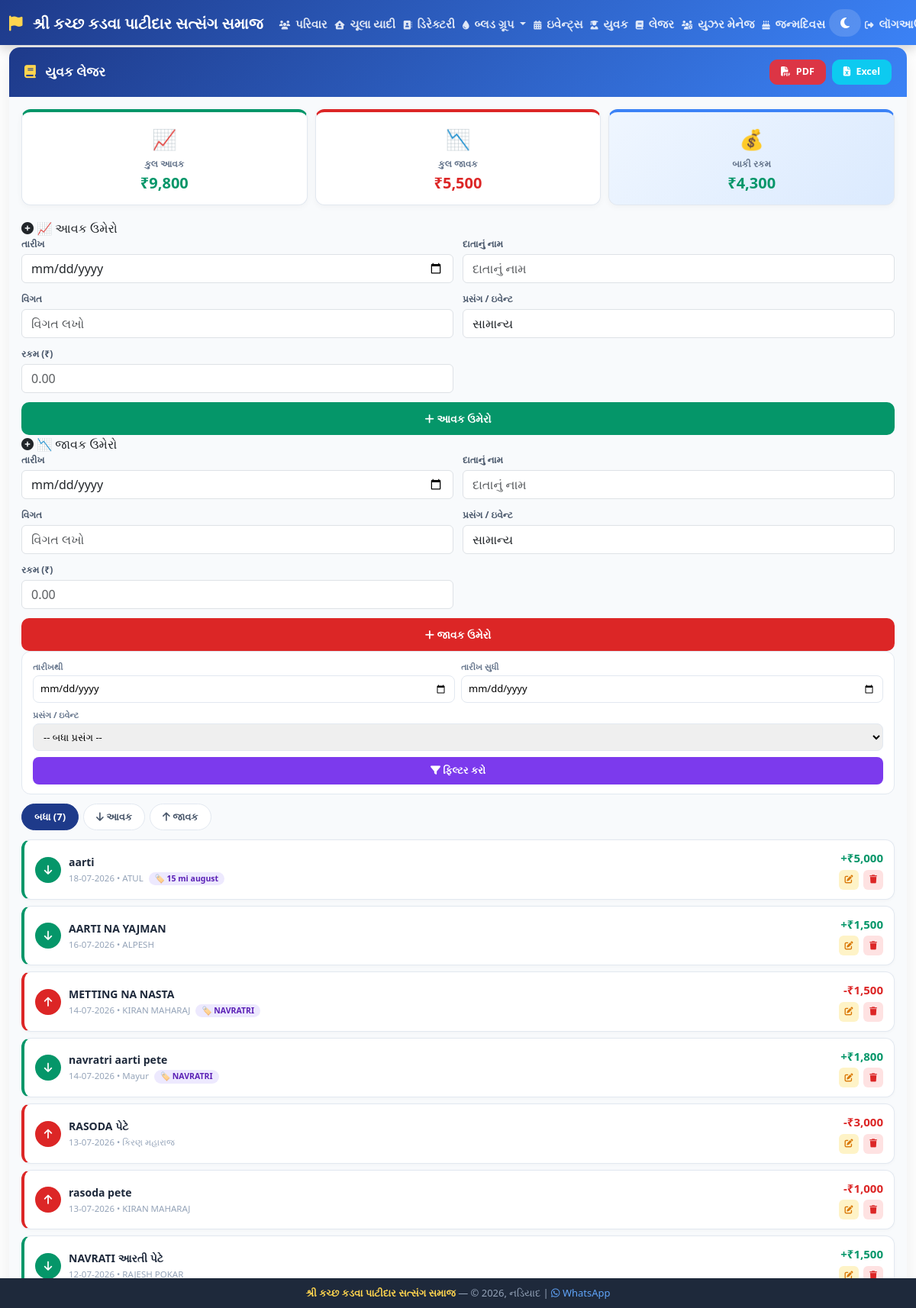
/yuvak/ledger (signed in), run on the app's committed database.
### tables this page shows
CREATE TABLE yuvak_ledger (
        id INTEGER PRIMARY KEY AUTOINCREMENT, 
        entry_date TEXT, 
        entry_type TEXT, 
        donor_name TEXT, 
        description TEXT, 
        amount REAL
    , event_tag TEXT);

### app.py (the view, shortened to what this page needs)
@app.route("/yuvak/ledger", methods=["GET", "POST"])
def yuvak_ledger():
    if not session.get("logged_in"):
        return redirect("/login")
    if session.get("role") != "treasurer":
        return redirect("/")
    conn = sqlite3.connect("samaj.db")
    cursor = conn.cursor()
    filter_date_from = request.args.get("date_from", "")
    filter_date_to = request.args.get("date_to", "")
    filter_event = request.args.get("event_tag", "")
    query = "SELECT id, entry_date, entry_type, donor_name, description, amount, event_tag FROM yuvak_ledger WHERE 1=1"
    params = []
    if filter_date_from:
        query += " AND entry_date >= ?"
        params.append(filter_date_from)
    if filter_date_to:
        query += " AND entry_date <= ?"
        params.append(filter_date_to)
    if filter_event:
        query += " AND event_tag = ?"
        params.append(filter_event)
    query += " ORDER BY entry_date DESC, id DESC"
    cursor.execute(query, params)
    raw_ledger = cursor.fetchall()
    cursor.execute("SELECT DISTINCT event_tag FROM yuvak_ledger WHERE event_tag IS NOT NULL AND event_tag != '' ORDER BY event_tag ASC")
    all_event_tags = [r[0] for r in cursor.fetchall()]
    ledger_entries = []
    total_income = 0.0
    total_expense = 0.0
    for row in raw_ledger:
        amt = row[5]
        if row[2] == 'income':
            total_income += amt
        else:
            total_expense += amt
        ledger_entries.append({
            'id': row[0],
            'date': format_date_to_indian(row[1]),
            'date_iso': row[1],
            'type': "આવક" if row[2] == 'income' else "જાવક",
            'type_raw': row[2],
            'donor_name': row[3] if row[3] else "-",
            'desc': row[4],
            'amount': amt,
            'event_tag': row[6] if row[6] else "સામાન્ય"
        })
    closing_balance = total_income - total_expense
    conn.close()
    return render_template("yuvak_ledger.html",
                          ledger=ledger_entries,
                          income=total_income,
                          expense=total_expense,
                          balance=closing_balance,
                          edit_entry=None,
                          all_event_tags=all_event_tags,
                          filter_date_from=filter_date_from,
                          filter_date_to=filter_date_to,
                          filter_event=filter_event,
                          user_is_treasurer=is_treasurer())

### app.py (called while the page is built)
def is_treasurer():
    return session.get("role", "treasurer") == "treasurer"

def format_date_to_indian(date_str):
    if not date_str:
        return ""
    for fmt in ("%Y-%m-%d", "%d-%m-%Y"):
        try:
            return datetime.strptime(date_str.strip(), fmt).strftime("%d-%m-%Y")
        except ValueError:
            continue
    return date_str

@app.template_filter('inr_amt')
def inr_amt(value):
    try:
        val = float(value)
    except (TypeError, ValueError):
        return '0'
    negative = val < 0
    val = abs(val)
    whole = int(val)
    paisa = round((val - whole) * 100)
    if paisa == 100:
        whole += 1
        paisa = 0
    num = str(whole)
    if len(num) > 3:
        last3 = num[-3:]
        rest = num[:-3]
        groups = []
        while len(rest) > 2:
            groups.insert(0, rest[-2:])
            rest = rest[:-2]
        if rest:
            groups.insert(0, rest)
        num = ",".join(groups) + "," + last3
    result = f"{num}.{paisa:02d}" if paisa else num
    return ("-" if negative else "") + result

### templates/yuvak_ledger.html (shortened to what this page needs)
{% extends "base.html" %}
{% block content %}
<div class="ledger-card card">
    <div class="card-header">
        <h4><i class="fas fa-book me-2"></i> યુવક લેજર</h4>
        <div class="export-btns">
            <a href="/yuvak/ledger/export/pdf?date_from={{ filter_date_from|urlencode }}&date_to={{ filter_date_to|urlencode }}&event_tag={{ filter_event|urlencode }}" class="btn btn-danger">
                <i class="fas fa-file-pdf me-1"></i> PDF
            </a>
            <a href="/yuvak/ledger/export/excel?date_from={{ filter_date_from|urlencode }}&date_to={{ filter_date_to|urlencode }}&event_tag={{ filter_event|urlencode }}" class="btn btn-info text-white">
                <i class="fas fa-file-excel me-1"></i> Excel
            </a>
        </div>
    </div>
    <div class="card-body">
        <div class="summary-grid">
            <div class="summary-card income-card">
                <span class="icon">📈</span>
                <div class="label">કુલ આવક</div>
                <div class="amount income">₹{{ income|inr_amt }}</div>
            </div>
            <div class="summary-card expense-card">
                <span class="icon">📉</span>
                <div class="label">કુલ જાવક</div>
                <div class="amount expense">₹{{ expense|inr_amt }}</div>
            </div>
            <div class="summary-card balance-card">
                <span class="icon">💰</span>
                <div class="label">બાકી રકમ</div>
                <div class="amount balance {% if balance >= 0 %}positive{% else %}negative{% endif %}">
                    {% if balance >= 0 %}₹{{ balance|inr_amt }}{% else %}-₹{{ (balance * -1)|inr_amt }}{% endif %}
                </div>
            </div>
        </div>
        {% if user_is_treasurer %}
<div class="add-form">
    <div class="form-title income-title">
        <i class="fas fa-plus-circle"></i> 📈 આવક ઉમેરો
    </div>
    <form method="POST" class="form-row-2col">
        <div>
            <label class="form-label">તારીખ</label>
            <input type="date" name="entry_date" class="form-control" required>
        </div>
        <div>
            <label class="form-label">દાતાનું નામ</label>
            <input type="text" name="donor_name" class="form-control" placeholder="દાતાનું નામ" required>
        </div>
        <div>
            <label class="form-label">વિગત</label>
            <input type="text" name="description" class="form-control" placeholder="વિગત લખો" required>
        </div>
        <div>
            <label class="form-label">પ્રસંગ / ઇવેન્ટ</label>
            <input type="text" name="event_tag" class="form-control" list="eventTagList" placeholder="દા.ત. જન્માષ્ટમી, નવરાત્રી" value="સામાન્ય">
        </div>
        <div>
            <label class="form-label">રકમ (₹)</label>
            <input type="number" step="0.01" name="amount" class="form-control" placeholder="0.00" required>
        </div>
        <div style="grid-column: 1 / -1;">
            <button type="submit" class="btn-add-income">
                <i class="fas fa-plus"></i> આવક ઉમેરો
            </button>
        </div>
    </form>
</div>
<div class="add-form">
    <div class="form-title expense-title">
        <i class="fas fa-plus-circle"></i> 📉 જાવક ઉમેરો
    </div>
    <form method="POST" class="form-row-2col">
        <div>
            <label class="form-label">તારીખ</label>
            <input type="date" name="entry_date" class="form-control" required>
        </div>
        <div>
            <label class="form-label">દાતાનું નામ</label>
            <input type="text" name="donor_name" class="form-control" placeholder="દાતાનું નામ" required>
        </div>
        <div>
            <label class="form-label">વિગત</label>
            <input type="text" name="description" class="form-control" placeholder="વિગત લખો" required>
        </div>
        <div>
            <label class="form-label">પ્રસંગ / ઇવેન્ટ</label>
            <input type="text" name="event_tag" class="form-control" list="eventTagList" placeholder="દા.ત. જન્માષ્ટમી, નવરાત્રી" value="સામાન્ય">
        </div>
        <div>
            <label class="form-label">રકમ (₹)</label>
            <input type="number" step="0.01" name="amount" class="form-control" placeholder="0.00" required>
        </div>
        <div style="grid-column: 1 / -1;">
            <button type="submit" class="btn-add-expense">
                <i class="fas fa-plus"></i> જાવક ઉમેરો
            </button>
        </div>
    </form>
</div>
        {% else %}
        <div class="view-only-note">
            👁️ તમે ફક્ત જોઈ શકો છો — નવી એન્ટ્રી ઉમેરવા/બદલવાની પરવાનગી ફક્ત ખજાનચી પાસે છે.
        </div>
        {% endif %}
        <form method="GET" class="ledger-filter-bar">
            <div class="filter-row">
                <div class="filter-field">
                    <label>તારીખથી</label>
                    <input type="date" name="date_from" value="{{ filter_date_from }}">
                </div>
                <div class="filter-field">
                    <label>તારીખ સુધી</label>
                    <input type="date" name="date_to" value="{{ filter_date_to }}">
                </div>
            </div>
            <div class="filter-field" style="margin-bottom:8px;">
                <label>પ્રસંગ / ઇવેન્ટ</label>
                <select name="event_tag">
                    <option value="">-- બધા પ્રસંગ --</option>
                </select>
            </div>
            <div class="filter-actions">
                <button type="submit"><i class="fas fa-filter"></i> ફિલ્ટર કરો</button>
            </div>
        </form>
        <div class="filter-tabs">
            <button type="button" class="filter-tab active" data-filter="all" onclick="filterTxns('all')">બધા ({{ ledger|length }})</button>
            <button type="button" class="filter-tab" data-filter="income" onclick="filterTxns('income')">
                <i class="fas fa-arrow-down"></i> આવક
            </button>
            <button type="button" class="filter-tab" data-filter="expense" onclick="filterTxns('expense')">
                <i class="fas fa-arrow-up"></i> જાવક
            </button>
        </div>
        {% if ledger %}
        <div class="txn-list" id="txnList">
            {% for entry in ledger %}
            <div class="txn-card {{ 'txn-income' if entry.type_raw == 'income' else 'txn-expense' }}" data-type="{{ entry.type_raw }}">
                <div class="txn-left">
                    <div class="txn-icon">
                        <i class="fas fa-{{ 'arrow-down' if entry.type_raw == 'income' else 'arrow-up' }}"></i>
                    </div>
                    <div class="txn-info">
                        <div class="txn-desc">{{ entry.desc }}</div>
                        <div class="txn-meta">
                            {{ entry.date }}{% if entry.donor_name and entry.donor_name != '-' %} • {{ entry.donor_name }}{% endif %}
                            {% if entry.event_tag and entry.event_tag != 'સામાન્ય' %}<span class="event-chip">🏷️ {{ entry.event_tag }}</span>{% endif %}
                        </div>
                    </div>
                </div>
                <div class="txn-right">
                    <div class="txn-amount">{{ '+' if entry.type_raw == 'income' else '-' }}₹{{ entry.amount|inr_amt }}</div>
                    {% if user_is_treasurer %}
                    <div class="txn-actions">
                        <a href="/yuvak/ledger/edit/{{ entry.id }}" class="btn-action btn-action-edit" title="એડિટ"><i class="fas fa-edit"></i></a>
                        <a href="/yuvak/ledger/delete/{{ entry.id }}" class="btn-action btn-action-delete" title="કાઢો" onclick="return confirm('શું તમે આ એન્ટ્રી કાઢી નાખવા માંગો છો?')"><i class="fas fa-trash"></i></a>
                    </div>
                    {% endif %}
                </div>
            </div>
            {% endfor %}
        </div>
        {% else %}
        <div class="txn-empty">
            <i class="fas fa-receipt"></i>
            હજુ સુધી કોઈ એન્ટ્રી ઉમેરાઈ નથી
        </div>
        {% endif %}
    </div>
</div>
{% endblock %}

### templates/base.html (style rules this page uses)
html, body { width: 100% !important; overflow-x: hidden !important; margin: 0 !important; padding: 0 !important; }
input, select, textarea, .form-control { width: 100% !important; max-width: 100% !important; }
body { font-family: 'Segoe UI', Tahoma, Geneva, Verdana, sans-serif; padding-bottom: 60px; transition: all 0.3s; }
.card { border-radius: 15px; box-shadow: 0 10px 30px rgba(0,0,0,0.08); border: none; overflow: hidden; }
.card-header { background: linear-gradient(135deg, #1e3a8a, #3b82f6); color: white; padding: 18px 25px; border-bottom: none; }
.card-header h4 { margin: 0; font-weight: 600; }
* { box-sizing: border-box; }
body { overflow-x: hidden !important; width: 100%; }
input.form-control, select.form-select, textarea.form-control { max-width: 100% !important; }

### data on the page
yuvak_ledger: desc "aarti", date "18-07-2026", donor_name "ATUL", event_tag "15 mi august", entry_type "+", amount|inr_amt "5,000"
yuvak_ledger: desc "AARTI NA YAJMAN", date "16-07-2026", donor_name "ALPESH", entry_type "+", amount|inr_amt "1,500"
yuvak_ledger: desc "METTING NA NASTA", date "14-07-2026", donor_name "KIRAN MAHARAJ", event_tag "NAVRATRI", entry_type "-", amount|inr_amt "1,500"
yuvak_ledger: desc "navratri aarti pete", date "14-07-2026", donor_name "Mayur", event_tag "NAVRATRI", entry_type "+", amount|inr_amt "1,800"
yuvak_ledger: desc "RASODA પેટે", date "13-07-2026", donor_name "કિરણ મહારાજ", entry_type "-", amount|inr_amt "3,000"
yuvak_ledger: desc "rasoda pete", date "13-07-2026", donor_name "KIRAN MAHARAJ", entry_type "-", amount|inr_amt "1,000"
yuvak_ledger: desc "NAVRATI આરતી પેટે", date "12-07-2026", donor_name "RAJESH POKAR", entry_type "+", amount|inr_amt "1,500"

### other printed values
{{ income|inr_amt }} "9,800"
{{ expense|inr_amt }} "5,500"
{{ balance|inr_amt }} "4,300"
{{ ledger|length }} "7"
